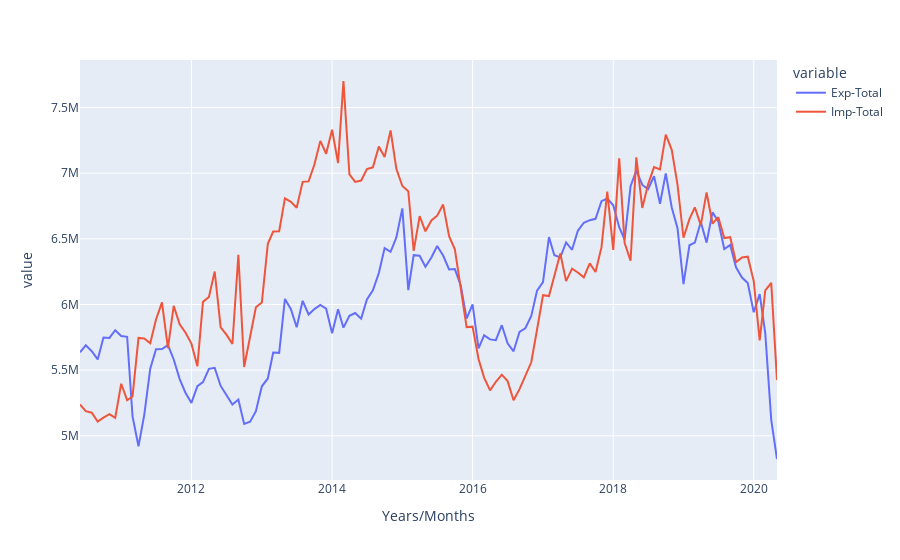

The code cell stored with this chart in its notebook:
### Code cell
px.line(df, x= 'Years/Months', y = [df.columns[1], df.columns[2]])
